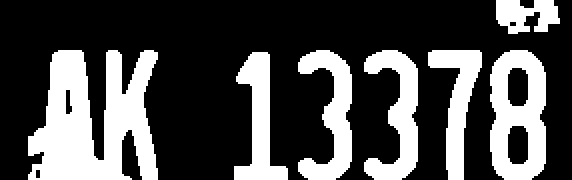
#> input picture PlateDetect_StateReco/Character_segmentation_image/05粘连.jpg, 572 x 180 px
$ python -i SegmentCharacterFunction.py   (imports and definitions only)
#> lines starting #> are read from the running program, lines starting #| are printed output that depends on the picture; after the words box and inside, x2 and y2 are one past the last pixel; in counts of white or black regions, pixels touching at a corner belong together
#> `picture = cv2.imread('../../PlateDetect_StateReco/Character_segmentati..`: picture: shape (180, 572); 30.1% white; 7 white regions, largest, box (x1, y1, x2, y2) and area: (28, 50, 158, 180) 11132, (490, 50, 546, 180) 5124, (364, 50, 418, 180) 3580
import cv2
from matplotlib import pyplot as plt


def segment_character(input_image):
    kernel = cv2.getStructuringElement(cv2.MORPH_RECT, (2, 2))
    image = cv2.dilate(input_image, kernel)
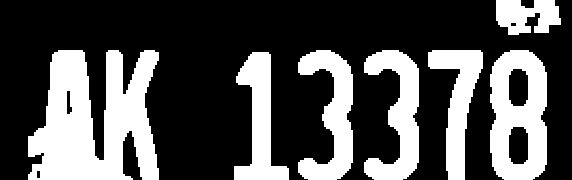
#> image: shape (180, 572); 31.7% white; 7 white regions

    contours, hierarchy = cv2.findContours(image, cv2.RETR_EXTERNAL, cv2.CHAIN_APPROX_SIMPLE)
#> contours = 7 contours; box (x1, y1, x2, y2) and area: (28, 50, 159, 180) 11186, (490, 50, 547, 180) 6505, (364, 50, 419, 180) 3580, (298, 50, 353, 180) 3516, (234, 52, 289, 180) 3074, (428, 50, 483, 180) 3006, (496, 0, 561, 35) 1548
    words = []
    word_images = []
    for item in contours:
        word = []
        rect = cv2.boundingRect(item)
        x = rect[0]
        y = rect[1]
        width = rect[2]
        height = rect[3]
        word.append(x)  # word[0]
        word.append(y)  # word[1]
        word.append(width)  # word[2]
        word.append(height)  # word[3]
        words.append(word)
#> this loop made 7 passes
#> (x, y, width, height) on passes 1 to 7: (234, 52, 55, 128), (490, 50, 57, 130), (428, 50, 55, 130), (364, 50, 55, 130), (298, 50, 55, 130), (28, 50, 131, 130), (496, 0, 65, 35)
#> after the loop, words = [[234, 52, 55, 128], [490, 50, 57, 130], [428, 50, 55, 130], [364, 50, 55, 130], [298, 50, 55, 130], [28, 50, 131, 130], [496, 0, 65, 35]]
    words = sorted(words, key=lambda s: s[0], reverse=False)
#> words = [[28, 50, 131, 130], [234, 52, 55, 128], [298, 50, 55, 130], [364, 50, 55, 130], [428, 50, 55, 130], [490, 50, 57, 130], [496, 0, 65, 35]]
    i = 0
    for word in words:

        if (word[3] > (word[2] * 1)) and (word[3] < (word[2] * 5)) and (word[2] > 10) and \
                (word[3] > 0.5 * input_image.shape[0]) and (word[2] > 0.01 * input_image.shape[1]):
            i = i + 1
            split_image = image[word[1]:word[1] + word[3], word[0]:word[0] + word[2]]
            split_image = cv2.resize(split_image, (25, 40))
            split_image = cv2.copyMakeBorder(split_image, 3, 3, 15, 14, cv2.BORDER_CONSTANT)
            word_images.append(split_image)
#> this loop made 7 passes
#> pass 2, in segment_character, `split_image = image[word[1]:word[1] + word[3], word[0]:word[0] + word[..`:
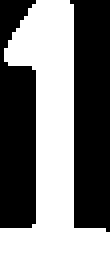
#> split_image: shape (128, 55) (shown 2 times larger); 46.4% white; 1 white region, box (x1, y1, x2, y2) and area: (0, 0, 55, 128) 3264
#> pass 2, in segment_character, `split_image = cv2.resize(split_image, (25, 40))`:
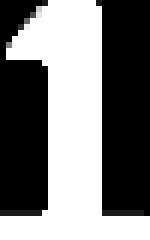
#> split_image: shape (40, 25) (shown 6 times larger); min 0, max 255, mean 119.8
#> pass 2, in segment_character, `split_image = cv2.copyMakeBorder(split_image, 3, 3, 15, 14, cv2.BORDER..`:
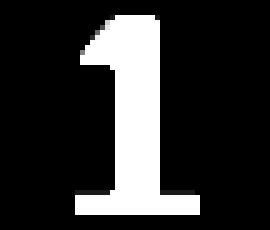
#> split_image: shape (46, 54) (shown 5 times larger); min 0, max 255, mean 48.2
#> pass 3, in segment_character, `split_image = image[word[1]:word[1] + word[3], word[0]:word[0] + word[..`:
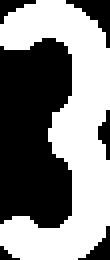
#> split_image: shape (130, 55) (shown 2 times larger); 52.3% white; 6 black regions, box (x1, y1, x2, y2) and area: (0, 19, 36, 114) 2892, (33, 0, 55, 24) 200, (39, 113, 55, 130) 108, (0, 0, 18, 12) 92, (49, 55, 55, 80) 86, (0, 123, 10, 130) 34
#> after the loop, i = 5; word_images = 5 items

    for i, j in enumerate(word_images):
        plt.subplot(1, 8, i + 1)
        plt.imshow(word_images[i], cmap='gray')
#> this loop made 5 passes
    plt.show()
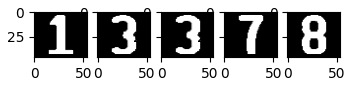
#> figure drawn by matplotlib, 5 panels

    return word_images

>>> import cv2
>>> picture = cv2.imread('../../PlateDetect_StateReco/Character_segmentation_image/05粘连.jpg', cv2.IMREAD_GRAYSCALE)
>>> result = segment_character(picture)
#> result = 5 items

$ run again, on PlateDetect_StateReco/Character_segmentation_image/01.png
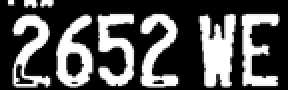
#> input picture PlateDetect_StateReco/Character_segmentation_image/01.png, 144 x 45 px (shown 2 times larger)
#> picture is the input picture: shape (45, 144); min 0, max 255, mean 85.3
#> in segment_character, `image = cv2.dilate(input_image, kernel)`:
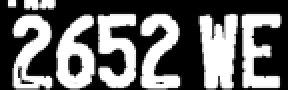
#> image: shape (45, 144) (shown 2 times larger); min 0, max 255, mean 108.6
#> contours = 8 contours, 1 with area under 20; largest, box (x1, y1, x2, y2) and area: (99, 6, 119, 45) 567, (28, 7, 48, 45) 510, (48, 6, 69, 45) 490, (6, 7, 27, 45) 468, (70, 6, 91, 45) 467, (120, 6, 141, 45) 438, (11, 0, 28, 6) 64
#> the loop in segment_character, `for item in contours:` made 8 passes
#> (x, y, width, height) on passes 1 to 7: (28, 7, 20, 38), (6, 7, 21, 38), (120, 6, 21, 39), (99, 6, 20, 39), (70, 6, 21, 39), (48, 6, 21, 39), (11, 0, 17, 6)
#> after the loop in segment_character, `for item in contours:`: words = [[28, 7, 20, 38], [6, 7, 21, 38], [120, 6, 21, 39], [99, 6, 20, 39], [70, 6, 21, 39], [48, 6, 21, 39], [11, 0, 17, 6], [3, 0, 6, 4]]
#> in segment_character, `words = sorted(words, key=lambda s: s[0], reverse=False)`: words = [[3, 0, 6, 4], [6, 7, 21, 38], [11, 0, 17, 6], [28, 7, 20, 38], [48, 6, 21, 39], [70, 6, 21, 39], [99, 6, 20, 39], [120, 6, 21, 39]]
#> the loop in segment_character, `for word in words: ` made 8 passes
#> pass 2, in segment_character, `split_image = cv2.copyMakeBorder(split_image, 3, 3, 15, 14, cv2.BORDER..`:
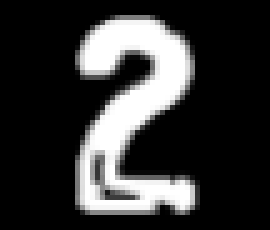
#> split_image: shape (46, 54) (shown 5 times larger); min 0, max 255, mean 53.2
#> after the loop in segment_character, `for word in words:`: i = 6; word_images = 6 items
#> the loop in segment_character, `for i, j in enumerate(word_images):` made 6 passes
